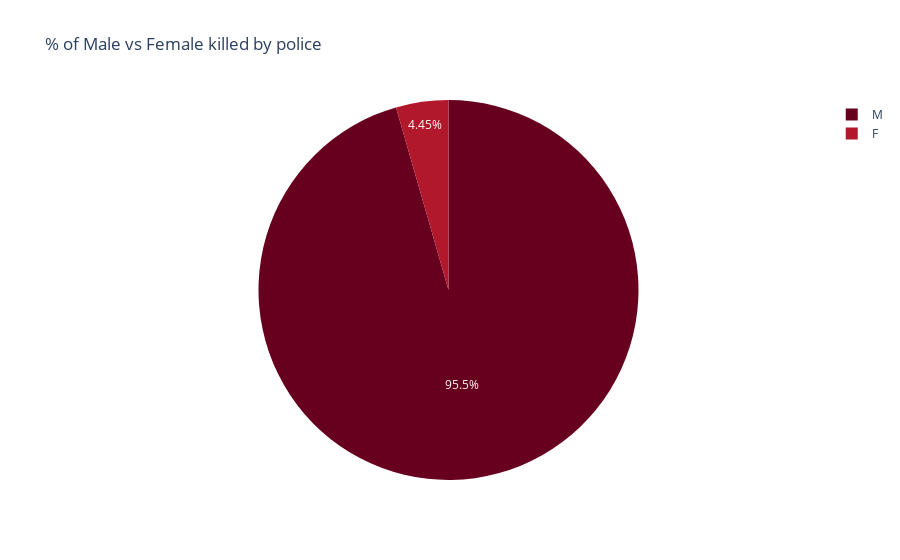

The notebook cell saved with this chart:
### Markdown cell above
#### Gender percentage killed by Police:

We can clearly see here that fatal police shooting in the US is focused almost entirely on male suspects (95.5% of the cases)

### Code cell
gender_killed(df=kill_and_social)

### Figure 1 — Plotly figure (JSON) as saved in the notebook; plotly's stock layout.template omitted (floating-point values rounded to 4 significant figures; data arrays with more than 128 entries replaced by an {"elided": "..."} marker saying what was removed)
{"data": [{"domain": {"x": [0, 1], "y": [0, 1]}, "hovertemplate": "Gender=%{label}<extra></extra>", "labels": {"elided": "1998 str values"}, "legendgroup": "", "name": "", "showlegend": true, "type": "pie"}], "layout": {"legend": {"tracegroupgap": 0}, "piecolorway": ["rgb(103,0,31)", "rgb(178,24,43)", "rgb(214,96,77)", "rgb(244,165,130)", "rgb(253,219,199)", "rgb(247,247,247)", "rgb(209,229,240)", "rgb(146,197,222)", "rgb(67,147,195)", "rgb(33,102,172)", "rgb(5,48,97)"], "title": {"text": "% of Male vs Female killed by police"}}}
